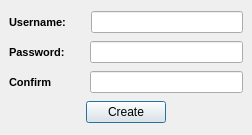
<?xml version="1.0" encoding="UTF-8"?>
<ui version="4.0">
 <class>Form</class>
 <widget class="QWidget" name="Form">
  <property name="geometry">
   <rect>
    <x>0</x>
    <y>0</y>
    <width>252</width>
    <height>135</height>
   </rect>
  </property>
  <property name="minimumSize">
   <size>
    <width>252</width>
    <height>135</height>
   </size>
  </property>
  <property name="maximumSize">
   <size>
    <width>252</width>
    <height>135</height>
   </size>
  </property>
  <property name="windowTitle">
   <string>User Login</string>
  </property>
  <layout class="QVBoxLayout" name="verticalLayout_3">
   <property name="spacing">
    <number>0</number>
   </property>
   <property name="margin">
    <number>0</number>
   </property>
   <item>
    <widget class="QStackedWidget" name="stackedWidget">
     <property name="currentIndex">
      <number>1</number>
     </property>
     <widget class="QWidget" name="loginPage">
      <layout class="QVBoxLayout" name="verticalLayout_2">
       <item>
        <layout class="QHBoxLayout" name="horizontalLayout">
         <item>
          <widget class="QLabel" name="label">
           <property name="font">
            <font>
             <pointsize>8</pointsize>
             <weight>75</weight>
             <bold>true</bold>
            </font>
           </property>
           <property name="text">
            <string>Username:</string>
           </property>
          </widget>
         </item>
         <item>
          <widget class="QLineEdit" name="userNameFld"/>
         </item>
        </layout>
       </item>
       <item>
        <layout class="QHBoxLayout" name="horizontalLayout_2">
         <item>
          <widget class="QLabel" name="label_2">
           <property name="font">
            <font>
             <pointsize>8</pointsize>
             <weight>75</weight>
             <bold>true</bold>
            </font>
           </property>
           <property name="text">
            <string>Password:</string>
           </property>
          </widget>
         </item>
         <item>
          <widget class="QLineEdit" name="passwordFld">
           <property name="echoMode">
            <enum>QLineEdit::Password</enum>
           </property>
          </widget>
         </item>
        </layout>
       </item>
       <item>
        <widget class="QLabel" name="msgLbl">
         <property name="text">
          <string/>
         </property>
        </widget>
       </item>
       <item>
        <layout class="QHBoxLayout" name="horizontalLayout_3">
         <item>
          <spacer name="horizontalSpacer">
           <property name="orientation">
            <enum>Qt::Horizontal</enum>
           </property>
           <property name="sizeHint" stdset="0">
            <size>
             <width>40</width>
             <height>20</height>
            </size>
           </property>
          </spacer>
         </item>
         <item>
          <widget class="QPushButton" name="loginButton">
           <property name="text">
            <string>Login</string>
           </property>
           <property name="default">
            <bool>true</bool>
           </property>
          </widget>
         </item>
         <item>
          <spacer name="horizontalSpacer_2">
           <property name="orientation">
            <enum>Qt::Horizontal</enum>
           </property>
           <property name="sizeHint" stdset="0">
            <size>
             <width>40</width>
             <height>20</height>
            </size>
           </property>
          </spacer>
         </item>
        </layout>
       </item>
      </layout>
     </widget>
     <widget class="QWidget" name="newUserPage">
      <layout class="QVBoxLayout" name="verticalLayout">
       <item>
        <layout class="QHBoxLayout" name="horizontalLayout_5">
         <item>
          <widget class="QLabel" name="label_4">
           <property name="font">
            <font>
             <pointsize>8</pointsize>
             <weight>75</weight>
             <bold>true</bold>
            </font>
           </property>
           <property name="text">
            <string>Username:</string>
           </property>
          </widget>
         </item>
         <item>
          <widget class="QLineEdit" name="newuserNameFld">
           <property name="maximumSize">
            <size>
             <width>152</width>
             <height>16777215</height>
            </size>
           </property>
          </widget>
         </item>
        </layout>
       </item>
       <item>
        <layout class="QHBoxLayout" name="horizontalLayout_7">
         <item>
          <widget class="QLabel" name="label_5">
           <property name="font">
            <font>
             <pointsize>8</pointsize>
             <weight>75</weight>
             <bold>true</bold>
            </font>
           </property>
           <property name="text">
            <string>Password:</string>
           </property>
          </widget>
         </item>
         <item>
          <widget class="QLineEdit" name="newpasswordFld">
           <property name="maximumSize">
            <size>
             <width>153</width>
             <height>16777215</height>
            </size>
           </property>
           <property name="echoMode">
            <enum>QLineEdit::Password</enum>
           </property>
          </widget>
         </item>
        </layout>
       </item>
       <item>
        <layout class="QHBoxLayout" name="horizontalLayout_4">
         <item>
          <widget class="QLabel" name="label_3">
           <property name="font">
            <font>
             <pointsize>8</pointsize>
             <weight>75</weight>
             <bold>true</bold>
            </font>
           </property>
           <property name="text">
            <string>Confirm</string>
           </property>
          </widget>
         </item>
         <item>
          <spacer name="horizontalSpacer_5">
           <property name="orientation">
            <enum>Qt::Horizontal</enum>
           </property>
           <property name="sizeHint" stdset="0">
            <size>
             <width>40</width>
             <height>20</height>
            </size>
           </property>
          </spacer>
         </item>
         <item>
          <widget class="QLineEdit" name="confirmpasswordFld">
           <property name="minimumSize">
            <size>
             <width>153</width>
             <height>0</height>
            </size>
           </property>
           <property name="maximumSize">
            <size>
             <width>153</width>
             <height>16777215</height>
            </size>
           </property>
           <property name="echoMode">
            <enum>QLineEdit::Password</enum>
           </property>
          </widget>
         </item>
        </layout>
       </item>
       <item>
        <layout class="QHBoxLayout" name="horizontalLayout_6">
         <item>
          <spacer name="horizontalSpacer_3">
           <property name="orientation">
            <enum>Qt::Horizontal</enum>
           </property>
           <property name="sizeHint" stdset="0">
            <size>
             <width>40</width>
             <height>20</height>
            </size>
           </property>
          </spacer>
         </item>
         <item>
          <widget class="QPushButton" name="createBtn">
           <property name="minimumSize">
            <size>
             <width>25</width>
             <height>0</height>
            </size>
           </property>
           <property name="text">
            <string>Create</string>
           </property>
           <property name="default">
            <bool>true</bool>
           </property>
          </widget>
         </item>
         <item>
          <spacer name="horizontalSpacer_4">
           <property name="orientation">
            <enum>Qt::Horizontal</enum>
           </property>
           <property name="sizeHint" stdset="0">
            <size>
             <width>40</width>
             <height>20</height>
            </size>
           </property>
          </spacer>
         </item>
        </layout>
       </item>
      </layout>
     </widget>
    </widget>
   </item>
  </layout>
 </widget>
 <resources/>
 <connections/>
</ui>
